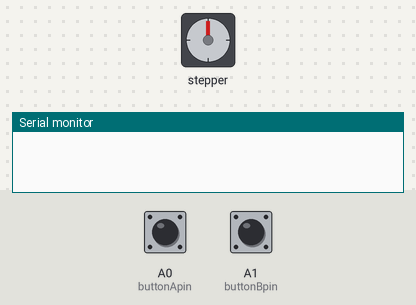
Bench run of a sketch on a simulated Arduino Uno, built with avr-gcc and run on an emulated ATmega328P. On the bench: stepper motor, the last lines printed to the serial monitor. The test bench sets the inputs (shaded band); at power-on: A0 (buttonApin) HIGH, A1 (buttonBpin) HIGH. Stepper angles assume 2048 steps per turn.

Above: at 1.2 s.
1.3 s: A0 (buttonApin) pulled LOW for 1 s
At 3.5 s:
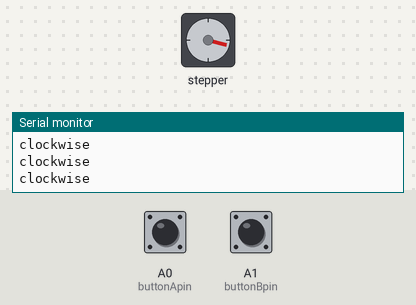
3.8 s: A1 (buttonBpin) pulled LOW for 3.2 s
At 8.2 s:
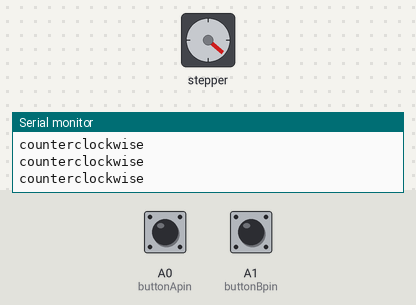
8.5 s: A0 (buttonApin) pulled LOW for 3.2 s
At 8.96 s:
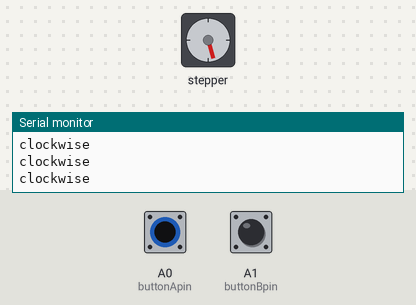
13.2 s: A1 (buttonBpin) pulled LOW for 0.15 s
At 13.8 s:
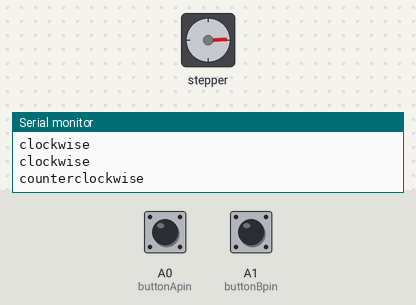
Timing chart, 0 to 15.8 s (numbered marks = the images above; inputs shaded):
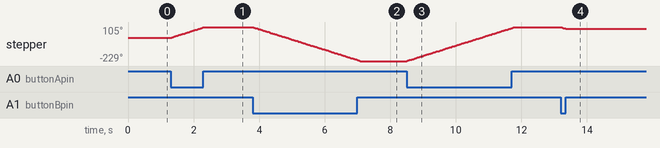

The sketch:

Stepper_Calibration.ino
```cpp
//Coding and Robotics
//03.23.2023
/*
  Stepper Motor Calibration

  This program drives a unipolar or bipolar stepper motor.
  The motor is attached to digital pins 8 - 11 of the Arduino.

  The motor should revolve in one direction when one button is pressed, then
  in the other direction when the other button is pressed.

  The steps in one direction will be printed to the LCD screen.

*/

#include <Stepper.h>
#include <LiquidCrystal.h>

const int stepsPerRevolution = 2048;  // change this to fit the number of steps per revolution
const int rolePerMinute = 17;         // Adjustable range of 28BYJ-48 stepper is 0~17 rpm

// initialize the stepper library on pins 8 through 11:
Stepper myStepper(stepsPerRevolution, 4, 6, 5, 13);
LiquidCrystal lcd(7, 8, 9, 10, 11, 12);
int buttonApin = A0;
int buttonBpin = A1;

int stepsPerLoop = 100;
int stepCount = 0;

void setup() {
  myStepper.setSpeed(rolePerMinute);
  // initialize the serial port:
  Serial.begin(9600);
  pinMode(buttonApin, INPUT_PULLUP);
  pinMode(buttonBpin, INPUT_PULLUP);
  lcd.setCursor(0, 0);
  lcd.print("Steps: ");
  lcd.setCursor(7, 0);
  lcd.print(stepCount);

}

void loop() {
  if (digitalRead(buttonApin) == LOW)
  {
    Serial.println("clockwise");
    myStepper.step(stepsPerLoop);
    stepCount = stepCount + stepsPerLoop;
    lcd.setCursor(7, 0);
    lcd.print(stepCount);
  }
  if (digitalRead(buttonBpin) == LOW)
  {
    Serial.println("counterclockwise");
    myStepper.step(-stepsPerLoop);
  }
}
```

Measured:
- after the input at 1.3 s, stepper: turns 105° clockwise in 1.0 s, starting at once
- after the input at 3.8 s, stepper: turns 334° counter-clockwise in 3.3 s, starting at once
- after the input at 8.5 s, stepper: turns 334° clockwise in 3.3 s, starting at once
- after the input at 13.2 s, stepper: turns 18° counter-clockwise in 0.17 s, starting at once
